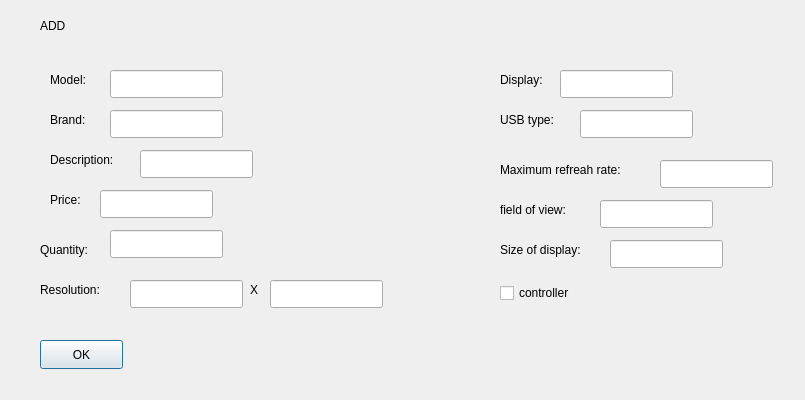
<?xml version="1.0" encoding="UTF-8"?>
<ui version="4.0">
 <class>Add_device</class>
 <widget class="QDialog" name="Add_device">
  <property name="geometry">
   <rect>
    <x>0</x>
    <y>0</y>
    <width>805</width>
    <height>400</height>
   </rect>
  </property>
  <property name="windowTitle">
   <string>Dialog</string>
  </property>
  <widget class="QLabel" name="label_9">
   <property name="geometry">
    <rect>
     <x>250</x>
     <y>280</y>
     <width>16</width>
     <height>20</height>
    </rect>
   </property>
   <property name="text">
    <string>X</string>
   </property>
  </widget>
  <widget class="QLineEdit" name="size_lineEdit">
   <property name="geometry">
    <rect>
     <x>610</x>
     <y>240</y>
     <width>113</width>
     <height>28</height>
    </rect>
   </property>
  </widget>
  <widget class="QLabel" name="label_8">
   <property name="geometry">
    <rect>
     <x>40</x>
     <y>280</y>
     <width>121</width>
     <height>20</height>
    </rect>
   </property>
   <property name="text">
    <string>Resolution:</string>
   </property>
  </widget>
  <widget class="QPushButton" name="OK_btn">
   <property name="geometry">
    <rect>
     <x>40</x>
     <y>340</y>
     <width>83</width>
     <height>29</height>
    </rect>
   </property>
   <property name="text">
    <string>OK</string>
   </property>
  </widget>
  <widget class="QLabel" name="label">
   <property name="geometry">
    <rect>
     <x>40</x>
     <y>10</y>
     <width>51</width>
     <height>31</height>
    </rect>
   </property>
   <property name="text">
    <string>ADD</string>
   </property>
  </widget>
  <widget class="QLineEdit" name="des_lineEdit">
   <property name="geometry">
    <rect>
     <x>140</x>
     <y>150</y>
     <width>113</width>
     <height>28</height>
    </rect>
   </property>
  </widget>
  <widget class="QLabel" name="label_11">
   <property name="geometry">
    <rect>
     <x>500</x>
     <y>70</y>
     <width>121</width>
     <height>20</height>
    </rect>
   </property>
   <property name="text">
    <string>Display:</string>
   </property>
  </widget>
  <widget class="QLabel" name="label_5">
   <property name="geometry">
    <rect>
     <x>50</x>
     <y>110</y>
     <width>121</width>
     <height>20</height>
    </rect>
   </property>
   <property name="text">
    <string>Brand:</string>
   </property>
  </widget>
  <widget class="QLineEdit" name="field_v_lineEdit">
   <property name="geometry">
    <rect>
     <x>600</x>
     <y>200</y>
     <width>113</width>
     <height>28</height>
    </rect>
   </property>
  </widget>
  <widget class="QLineEdit" name="brand_lineEdit">
   <property name="geometry">
    <rect>
     <x>110</x>
     <y>110</y>
     <width>113</width>
     <height>28</height>
    </rect>
   </property>
  </widget>
  <widget class="QLineEdit" name="resolution_lineEdit_2">
   <property name="geometry">
    <rect>
     <x>270</x>
     <y>280</y>
     <width>113</width>
     <height>28</height>
    </rect>
   </property>
  </widget>
  <widget class="QLineEdit" name="quantity_lineEdit">
   <property name="geometry">
    <rect>
     <x>110</x>
     <y>230</y>
     <width>113</width>
     <height>28</height>
    </rect>
   </property>
  </widget>
  <widget class="QLabel" name="label_6">
   <property name="geometry">
    <rect>
     <x>50</x>
     <y>190</y>
     <width>121</width>
     <height>20</height>
    </rect>
   </property>
   <property name="text">
    <string>Price:</string>
   </property>
  </widget>
  <widget class="QCheckBox" name="with_controller">
   <property name="geometry">
    <rect>
     <x>500</x>
     <y>280</y>
     <width>93</width>
     <height>26</height>
    </rect>
   </property>
   <property name="text">
    <string>controller</string>
   </property>
  </widget>
  <widget class="QLineEdit" name="model_lineEdit">
   <property name="geometry">
    <rect>
     <x>110</x>
     <y>70</y>
     <width>113</width>
     <height>28</height>
    </rect>
   </property>
  </widget>
  <widget class="QLineEdit" name="price_lineEdit">
   <property name="geometry">
    <rect>
     <x>100</x>
     <y>190</y>
     <width>113</width>
     <height>28</height>
    </rect>
   </property>
  </widget>
  <widget class="QLineEdit" name="resolution_lineEdit_1">
   <property name="geometry">
    <rect>
     <x>130</x>
     <y>280</y>
     <width>113</width>
     <height>28</height>
    </rect>
   </property>
  </widget>
  <widget class="QLabel" name="label_12">
   <property name="geometry">
    <rect>
     <x>500</x>
     <y>110</y>
     <width>121</width>
     <height>20</height>
    </rect>
   </property>
   <property name="text">
    <string>USB type:</string>
   </property>
  </widget>
  <widget class="QLabel" name="label_13">
   <property name="geometry">
    <rect>
     <x>500</x>
     <y>160</y>
     <width>161</width>
     <height>20</height>
    </rect>
   </property>
   <property name="text">
    <string>Maximum refreah rate:</string>
   </property>
  </widget>
  <widget class="QLabel" name="label_3">
   <property name="geometry">
    <rect>
     <x>50</x>
     <y>150</y>
     <width>121</width>
     <height>20</height>
    </rect>
   </property>
   <property name="text">
    <string>Description:</string>
   </property>
  </widget>
  <widget class="QLabel" name="label_14">
   <property name="geometry">
    <rect>
     <x>500</x>
     <y>200</y>
     <width>121</width>
     <height>20</height>
    </rect>
   </property>
   <property name="text">
    <string>field of view:</string>
   </property>
  </widget>
  <widget class="QLabel" name="label_15">
   <property name="geometry">
    <rect>
     <x>500</x>
     <y>240</y>
     <width>121</width>
     <height>20</height>
    </rect>
   </property>
   <property name="text">
    <string>Size of display:</string>
   </property>
  </widget>
  <widget class="QLineEdit" name="max_refreah_lineEdit">
   <property name="geometry">
    <rect>
     <x>660</x>
     <y>160</y>
     <width>113</width>
     <height>28</height>
    </rect>
   </property>
  </widget>
  <widget class="QLabel" name="label_4">
   <property name="geometry">
    <rect>
     <x>50</x>
     <y>70</y>
     <width>121</width>
     <height>20</height>
    </rect>
   </property>
   <property name="text">
    <string>Model:</string>
   </property>
  </widget>
  <widget class="QLineEdit" name="display_lineEdit">
   <property name="geometry">
    <rect>
     <x>560</x>
     <y>70</y>
     <width>113</width>
     <height>28</height>
    </rect>
   </property>
  </widget>
  <widget class="QLineEdit" name="usb_lineEdit">
   <property name="geometry">
    <rect>
     <x>580</x>
     <y>110</y>
     <width>113</width>
     <height>28</height>
    </rect>
   </property>
  </widget>
  <widget class="QLabel" name="label_7">
   <property name="geometry">
    <rect>
     <x>40</x>
     <y>240</y>
     <width>121</width>
     <height>20</height>
    </rect>
   </property>
   <property name="text">
    <string>Quantity:</string>
   </property>
  </widget>
 </widget>
 <resources/>
 <connections/>
</ui>
